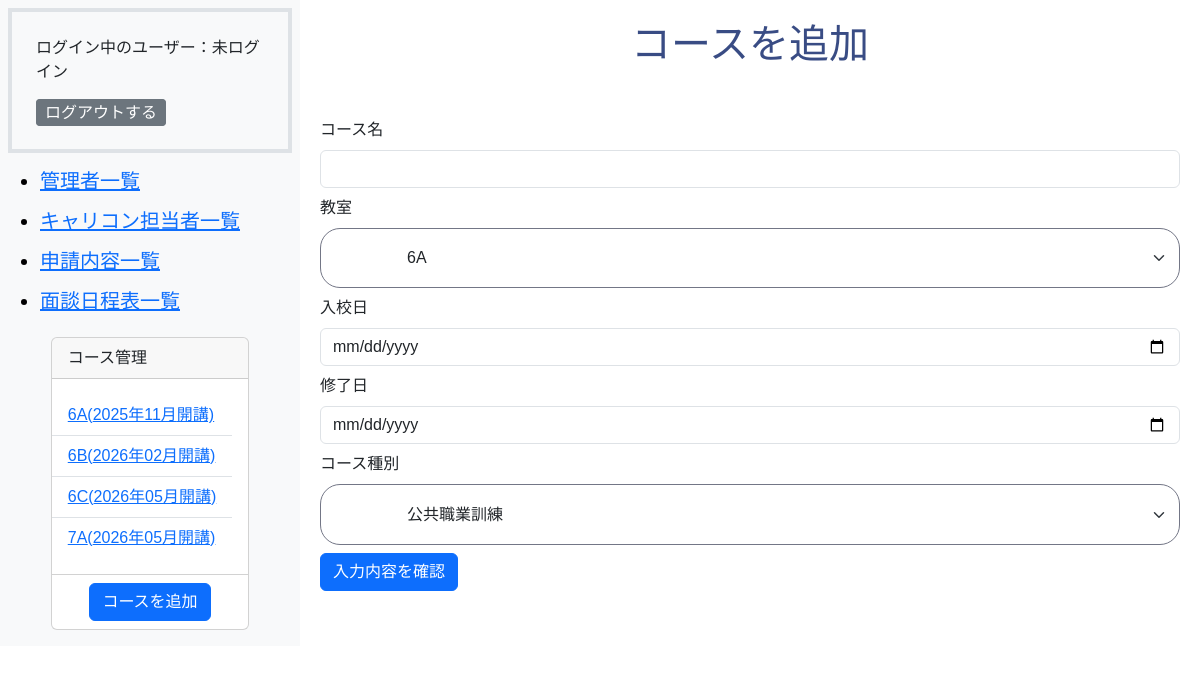
Page /admin/course_add.php on the committed database.
### tables this page shows
CREATE TABLE `m_courses` (
  `id` int(11) NOT NULL,
  `name` varchar(255) NOT NULL,
  `start_date` date NOT NULL,
  `end_date` date NOT NULL,
  `course_type` int(11) NOT NULL,
  `classroom_id` int(11) NOT NULL,
  `is_deleted` tinyint(1) NOT NULL DEFAULT 0,
  `created_at` datetime NOT NULL DEFAULT current_timestamp(),
  `updated_at` datetime NOT NULL DEFAULT current_timestamp() ON UPDATE current_timestamp()
);

CREATE TABLE `m_classrooms` (
  `id` int(11) NOT NULL,
  `name` varchar(255) NOT NULL,
  `created_at` datetime NOT NULL DEFAULT current_timestamp(),
  `updated_at` datetime NOT NULL DEFAULT current_timestamp() ON UPDATE current_timestamp()
);

### includes/functions.php (called while the page is built, shortened)
<?php
function db_connect()
{
    try {
        $dsn = 'mysql:dbname=' . DB_NAME . ';host=' . DB_HOST . ';charset=utf8mb4';
        $db = new PDO($dsn, DB_USER, DB_PASS);
        $db->setAttribute(PDO::ATTR_ERRMODE, PDO::ERRMODE_EXCEPTION);
        $db->setAttribute(PDO::ATTR_EMULATE_PREPARES, false);
        $db->setAttribute(PDO::ATTR_DEFAULT_FETCH_MODE, PDO::FETCH_ASSOC);
        return $db;
    } catch (PDOException $e) {
        exit('DB接続エラー: ' . $e->getMessage());
    }
}
function h($string)
{
    return htmlspecialchars($string, ENT_QUOTES, 'UTF-8');
}
function format_date($datetime, $type)
{
    $format_types = [
        1 => 'Y年m月d日 H:i:s',
        2 => 'Y年m月',
        3 => 'm月d日',
        4 => 'Y年m月d日',
        5 => 'Y',
        6 => 'm',
    ];
    return date($format_types[$type], strtotime($datetime));
}
function get_course_types_list()
{
    $course_types = array();
    try {
        $db = db_connect();
        $sql = 'SELECT * FROM m_course_types';
        $stmt = $db->prepare($sql);
        $stmt->execute();
        $result = $stmt->fetchAll(PDO::FETCH_ASSOC);
        foreach ($result as $row) {
            $course_types[$row['id']] = $row['name'];
        }
        return $course_types;
    } catch (PDOException $e) {
        exit('エラー: ' . $e->getMessage());
    }
}

### admin/course_add.php (the view, shortened to what this page needs)
<?php
require_once __DIR__ . '/../includes/functions.php';
$db = db_connect();
$sql = "SELECT * FROM m_classrooms ORDER BY id ASC";
$stmt = $db->prepare($sql);
$stmt->execute();
$classrooms = $stmt->fetchAll(PDO::FETCH_ASSOC);
?>
<!DOCTYPE html>
<html lang="ja">
<head>
    <link href="https://cdn.jsdelivr.net/npm/bootstrap@5.3.0/dist/css/bootstrap.min.css" rel="stylesheet">
    <link rel="stylesheet" href="../css/style.css">
</head>
<body class="admin-wrapper">
    <?php
    require dirname(__FILE__) . '/sidebar.php';
    ?>
    <section class="admin-main-wrapper">
        <h1>コースを追加</h1>
        <form action="./course_add_confirm.php" method="post">
            <div class="mb-2">
                <label class="form-label" for="name">コース名</label>
                <input class="form-control" type="text" name="name" id="name">
            </div>
            <div class="mb-2">
                <label class="form-label" for="classroom_id">教室</label>
                <select class="form-select" name="classroom_id">
                    <?php
                    foreach ($classrooms as $room):
                    ?>
                        <option value="<?php echo h($room['id']) ?>"><?php echo h($room['name']) ?></option>
                    <?php endforeach; ?>
                </select>
            </div>
            <div class="mb-2">
                <label class="form-label" for="start_date">入校日</label>
                <input class="form-control" type="date" name="start_date" id="start_date">
            </div>
            <div class="mb-2">
                <label class="form-label" for="end_date">修了日</label>
                <input class="form-control" type="date" name="end_date" id="end_date">
            </div>
            <?php $types_list = get_course_types_list(); ?>
            <div class="mb-2">
                <label class="form-label" for="course_type">コース種別</label>
                <select class="form-select" name="course_type">
                    <?php
                    foreach ($types_list as $key => $type):
                    ?>
                        <option value="<?php echo h($key) ?>"><?php echo h($type) ?></option>
                    <?php endforeach; ?>
                </select>
            </div>
            <input class="btn btn-primary" type="submit" value="入力内容を確認">
        </form>
    </section>
</body>
</html>

### admin/sidebar.php (shortened to what this page needs)
<?php
$sql = "SELECT m_courses.id as course_id,m_courses.name as courses_name, m_courses.is_deleted as m_courses_is_deleted,start_date,m_classrooms.name as classroom_name FROM m_courses INNER JOIN m_classrooms ON m_courses.classroom_id = m_classrooms.id  ORDER BY start_date ASC";
$stmt = $db->prepare($sql);
$stmt->execute();
$course_list = $stmt->fetchAll(PDO::FETCH_ASSOC);
?>
<aside class="admin-sidebar-wrapper bg-light p-2">
    <div class="p-4 border border-4">
        <p class="fs-6">ログイン中のユーザー：<?php echo isset($_SESSION['login_admin_id']) ? $_SESSION['staff_name'] : "未ログイン"; ?></p>
        <a href="./logout.php" class="btn btn-secondary btn-sm fs-6 d-inline">ログアウトする</a>
    </div>
    <nav class="navbar navbar-light bg-light">
        <ul>
            <li class="navbar-brand"><a href="staff.php">管理者一覧</a></li>
            <li class="navbar-brand"><a href="carcon_staff.php">キャリコン担当者一覧</a></li>
            <li class="navbar-brand"><a href="index.php">申請内容一覧</a></li>
            <li class="navbar-brand"><a href="schedule.php">面談日程表一覧</a></li>
        </ul>
        <div id="course" class="card pb-2  m-auto">
            <p class="card-header">コース管理</p>
            <ul class="card-body list-group list-group-flush mb-2">
                <?php
                foreach ($course_list as $course):
                ?>
                    <?php if ($course['m_courses_is_deleted'] == 0): ?>
                        <li class="list-group-item"><a href="student.php?course_id=<?php echo h($course['course_id']) ?>"><?php echo h($course['classroom_name']) ?>(<?php echo h(format_date($course['start_date'], 2)) ?>開講)</a></li>
                    <?php endif; ?>
                <?php endforeach; ?>
            </ul>
            <a href="course_add.php" class="btn btn-primary m-auto">コースを追加</a>
        </div>
    </nav>
</aside>

### css/style.css (style rules this page uses)
.admin-wrapper { display: flex; }
.admin-sidebar-wrapper { width: max(300px, 20%); }
.admin-main-wrapper { width: 80%; padding-inline: 20px; padding-block-start: 20px; margin-inline-start: max(300px, 20%); ; }
aside { position: fixed; }
body { font-family: 'LINE Seed JP', sans-serif; }
h1 { text-align: center; color: #394C84; margin-bottom: 50px; }
.form-select { border-radius: 20px; border: solid 1.5px #737686; padding: 2% 10%; margin-left: auto; }
.btn { display: flex; justify-content: space-between; align-items: end; white-space: nowrap; }
.navbar { background-color: #F6F8FB; }

### rows in the picture
m_courses: classroom.name "6A", start_date "2025年11月"
m_courses: classroom.name "6B", start_date "2026年02月"
m_courses: classroom.name "6C", start_date "2026年05月"
m_courses: classroom.name "7A", start_date "2026年05月"

### other values in the picture
form field classroom_id "6A"
form field course_type "公共職業訓練"
